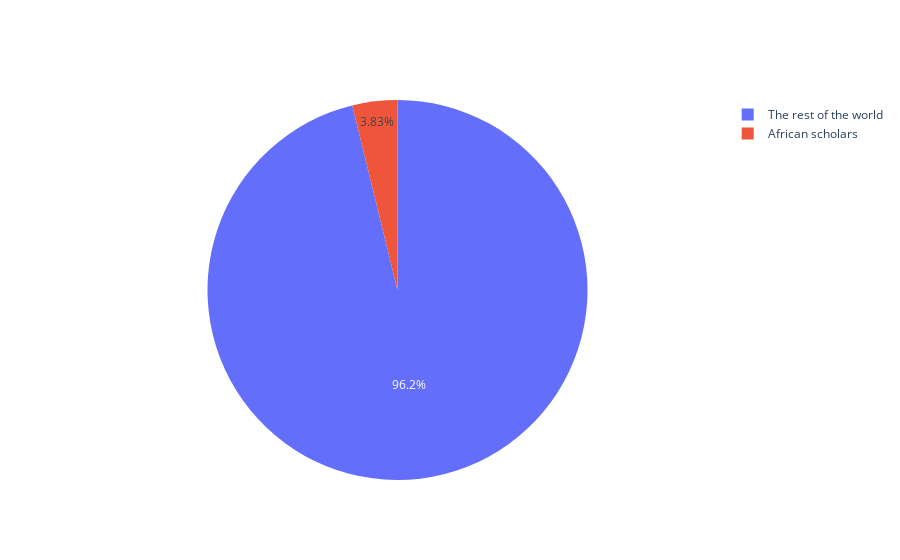

Notebook code for this chart:
### Code cell
#Plot a pie char to the percentage of african scholars compared to the rest of the world

import plotly.graph_objects as go

labels = ["African scholars", "The rest of the world"]
values = [percentage_of_afri_scholars, percentage_rest_of_the_world]

fig = go.Figure(data=[go.Pie(labels=labels, values=values)])
fig.show()

### Figure 1 — Plotly figure (JSON) as saved in the notebook; plotly's stock layout.template omitted (floating-point values rounded to 4 significant figures)
{"data": [{"labels": ["African scholars", "The rest of the world"], "type": "pie", "values": [3.827, 96.17]}], "layout": {}}
